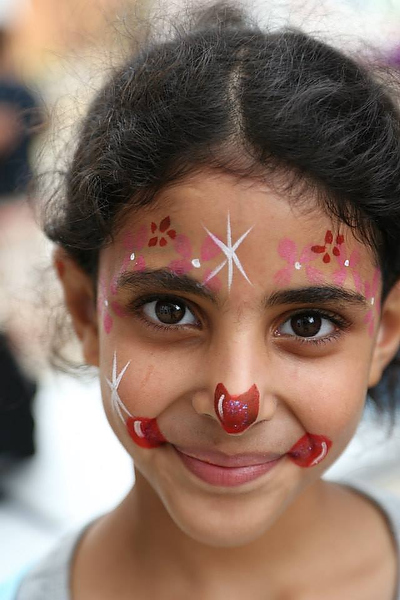
#> input picture Assignments/Assignment-3/Q3-faces/face2.jpg, 400 x 600 px, found by its file name
$ python seeded_segmentation.py
#> lines starting #> are read from the running program, lines starting #| are printed output that depends on the picture
import numpy as np
import cv2
import matplotlib.pyplot as plt

# ref: https://github.com/suhas-nithyanand/Image-Segmentation-using-Region-Growing/blob/master/region_growing.py


def check_threshold(intensity, img_point):
    lw = intensity - 5
    up = intensity + 5
    if lw < img_point < up:
        return True
    else:
        return False


def do_segmentation():
    c = 0
    x = [-1, 0, 1, -1, 1, -1, 0, 1]
    y = [-1, -1, -1, 0, 0, 1, 1, 1]

    # intensities = []
    while len(rg_points) > 0:
        if c < 1:
            pt = rg_points.pop(0)
            j = pt[0]
            i = pt[1]
        intensity = img_gray[i][j]
        # intensities.append(intensity)
        # lower_threshold = np.average(intensities) - 100
        # upper_threshold = np.average(intensities) + 100
        for k in range(len(x)):
            if region[i + x[k]][j + y[k]] != 1:
                try:
                    if check_threshold(intensity, img_gray[i + x[k]][j + y[k]]):
                        region[i + x[k]][j + y[k]] = 1
                        new_region_pt = [i + x[k], j + y[k]]
                        if new_region_pt not in rg_points:
                            rg_points.append(new_region_pt)
                    else:
                        rg_points[i + x[k]][j + y[k]] = 0
                except IndexError:
                    continue

        pt = rg_points.pop(0)
        i = pt[0]
        j = pt[1]
        c += 1


if __name__ == '__main__':
    # image = '/home/kshitij/Documents/Computer Vision/Assignments/Assignment-3/Q3-faces/face1.jpg'
    image = '/home/kshitij/Documents/Computer Vision/Assignments/Assignment-3/Q3-faces/face2.jpg'
    # image = '/home/kshitij/Documents/Computer Vision/Assignments/Assignment-3/Q3-faces/face3.jpg'
    # image = '/home/kshitij/Documents/Computer Vision/Assignments/Assignment-3/Q3-faces/face4.jpg'

    img = cv2.imread(image)
#> img is the input picture: shape (600, 400, 3); mean B, G, R 103.1, 116.3, 141.4
    img_gray = cv2.cvtColor(img, cv2.COLOR_BGR2GRAY)
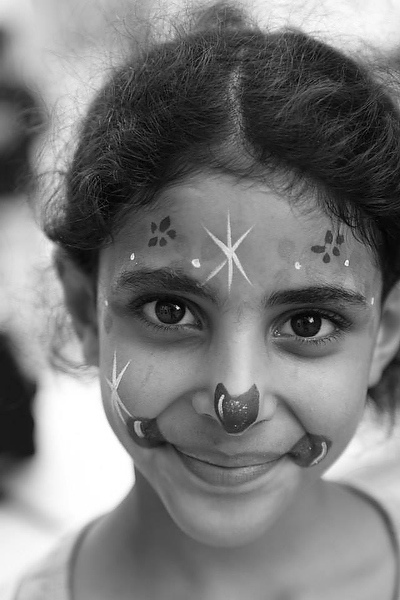
#> img_gray: shape (600, 400); min 0, max 255, mean 122.3
    height = img.shape[0]
#> height = 600
    width = img.shape[1]
#> width = 400
    plt.figure()
    plt.imshow(img_gray, cmap='gray')
#> (the run stopped early here; a loop or call above may not have finished)

$ run again, with Assignments/Assignment-3/Q3-faces/face1.jpg copied over Assignments/Assignment-3/Q3-faces/face2.jpg
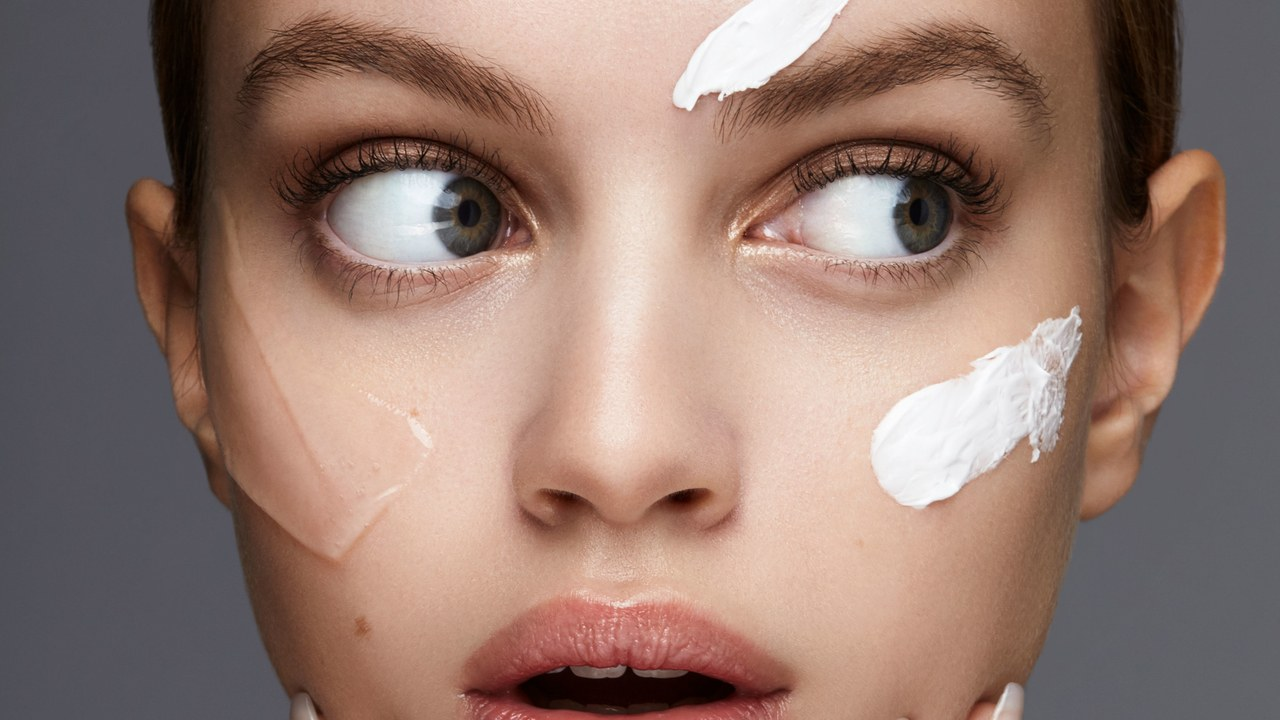
#> input picture Assignments/Assignment-3/Q3-faces/face1.jpg, 1280 x 720 px, found by its file name
#> img is the input picture: shape (720, 1280, 3); mean B, G, R 111.9, 122, 148.3
#> `img_gray = cv2.cvtColor(img, cv2.COLOR_BGR2GRAY)`:
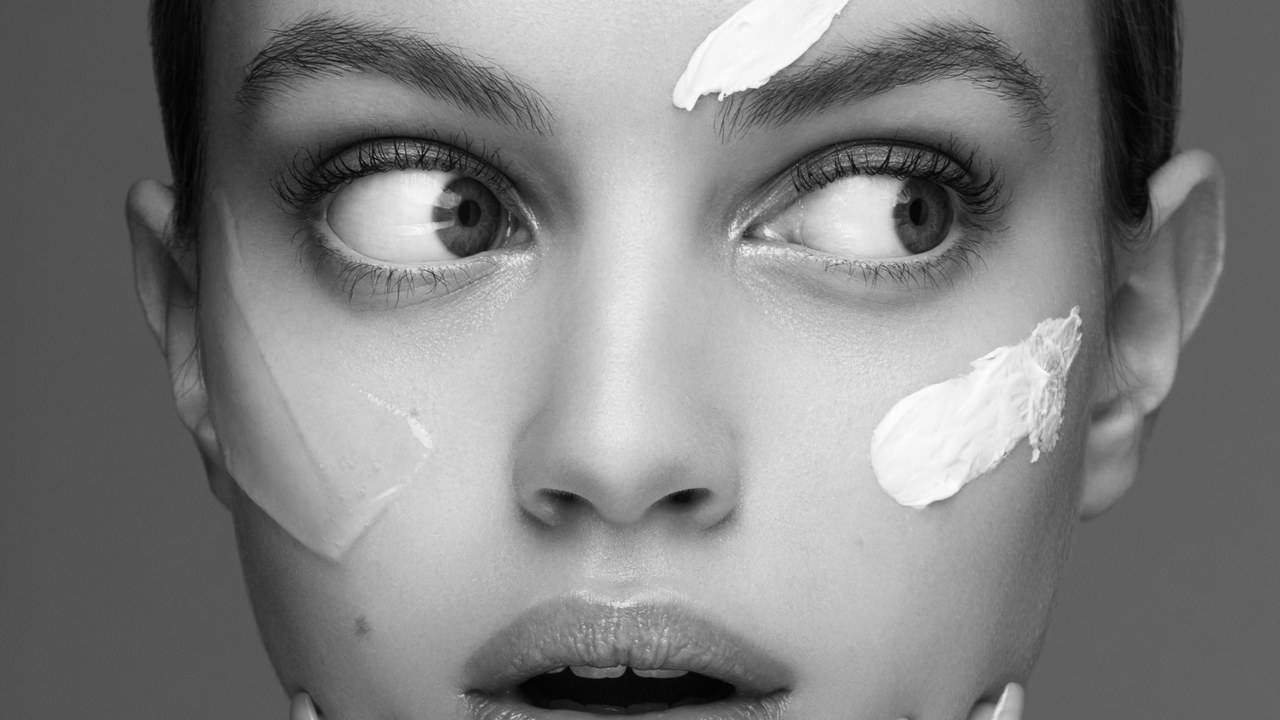
#> img_gray: shape (720, 1280); min 1, max 255, mean 128.7

$ run again, with Assignments/Assignment-3/Q3-faces/face3.jpg copied over Assignments/Assignment-3/Q3-faces/face2.jpg
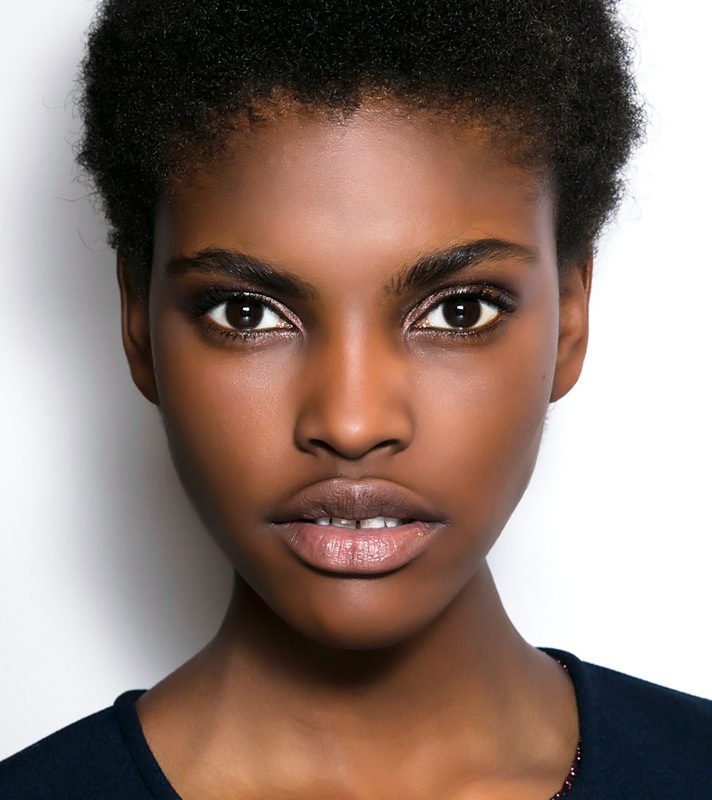
#> input picture Assignments/Assignment-3/Q3-faces/face3.jpg, 712 x 800 px, found by its file name
#> img is the input picture: shape (800, 712, 3); mean B, G, R 113.6, 122.1, 142.3
#> `img_gray = cv2.cvtColor(img, cv2.COLOR_BGR2GRAY)`:
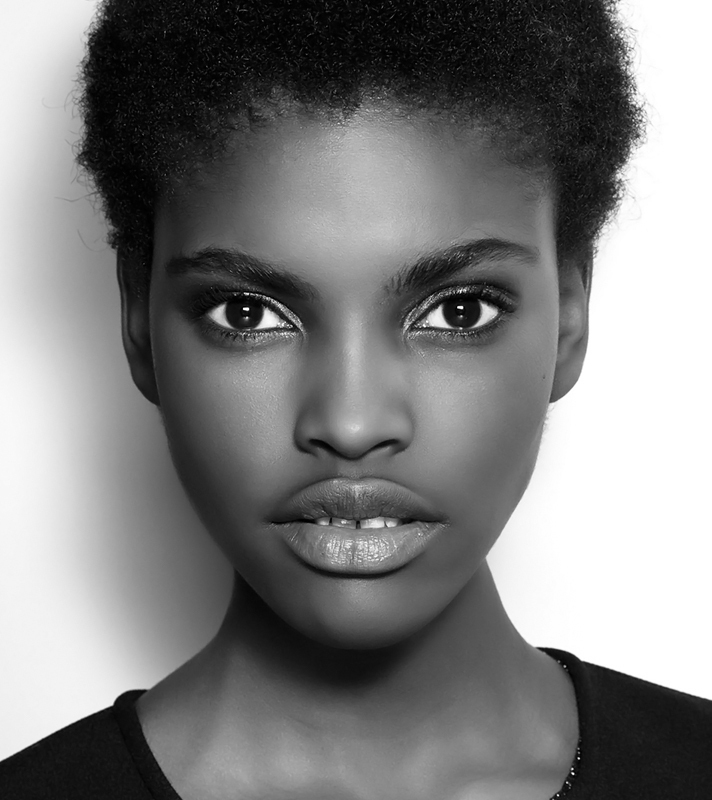
#> img_gray: shape (800, 712); min 0, max 255, mean 127.1

$ run again, with Assignments/Assignment-3/Q3-faces/face4.jpg copied over Assignments/Assignment-3/Q3-faces/face2.jpg
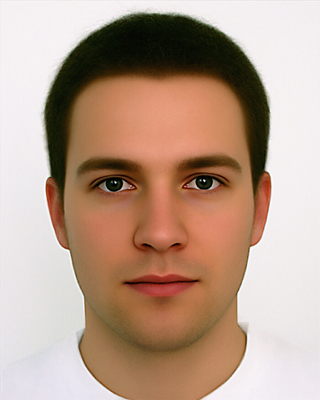
#> input picture Assignments/Assignment-3/Q3-faces/face4.jpg, 320 x 400 px, found by its file name
#> img is the input picture: shape (400, 320, 3); mean B, G, R 140.9, 158, 184.4
#> `img_gray = cv2.cvtColor(img, cv2.COLOR_BGR2GRAY)`:
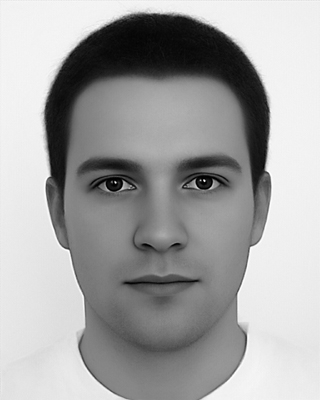
#> img_gray: shape (400, 320); min 0, max 255, mean 164
